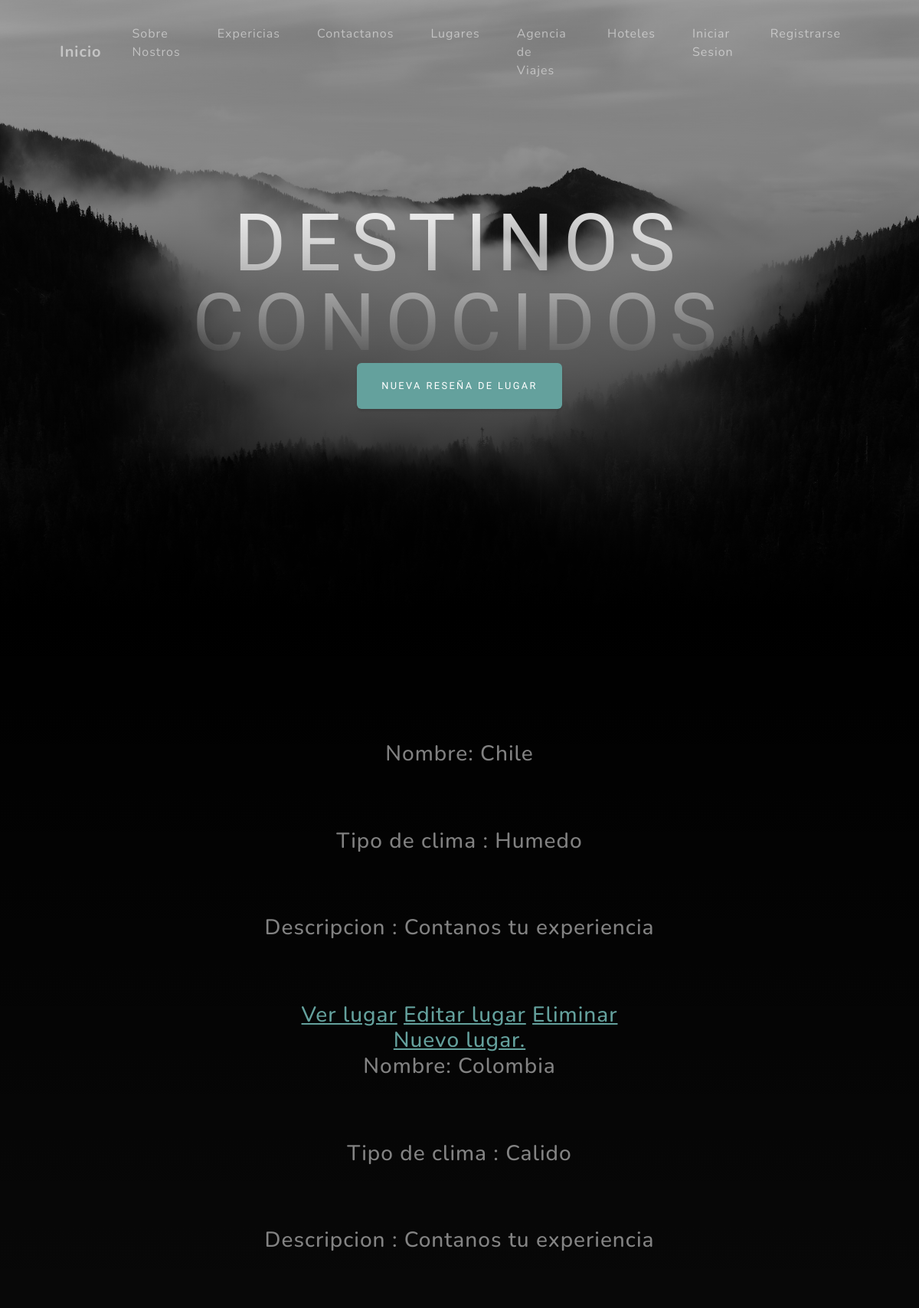
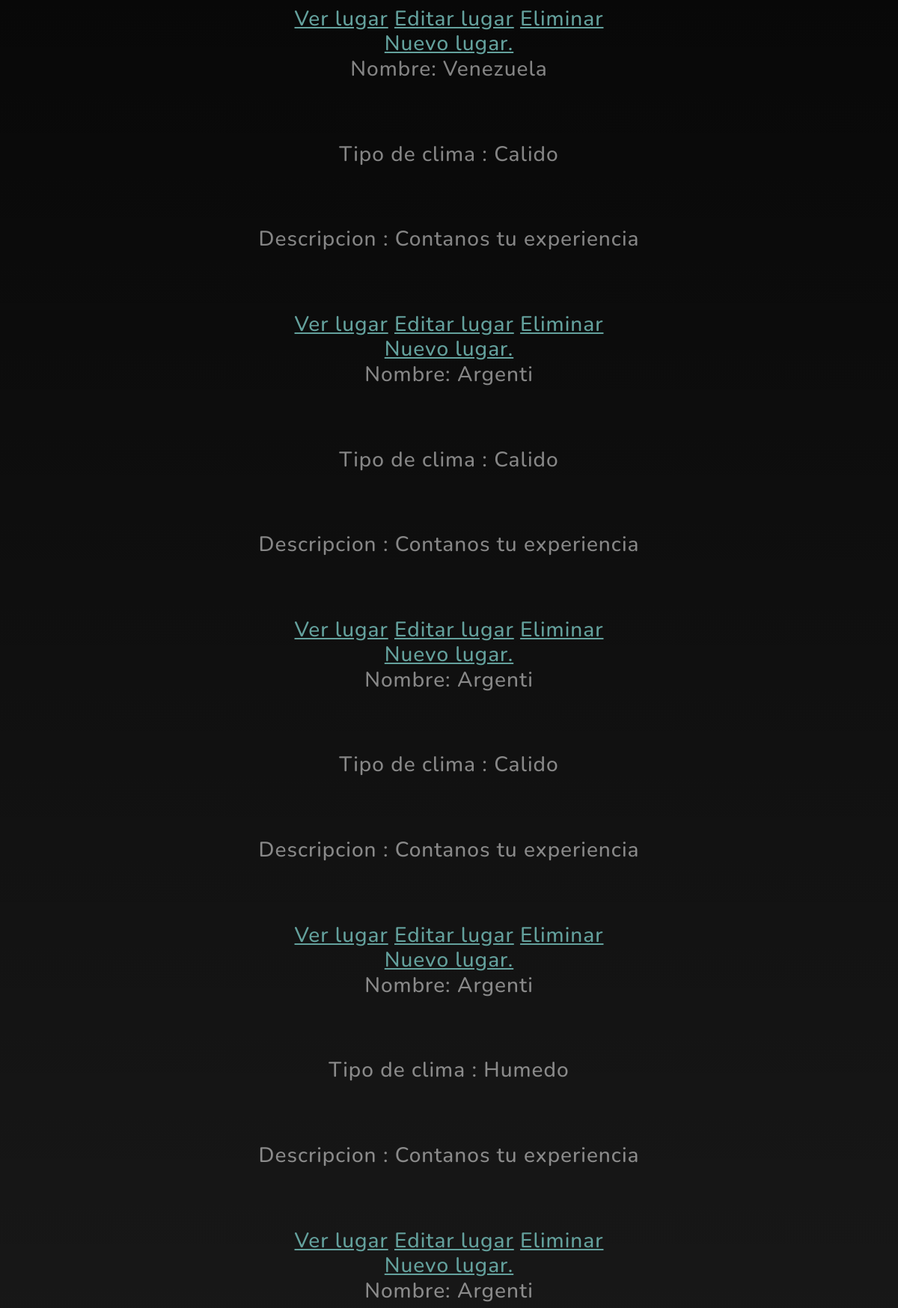
Page /AppTrip/lugares/lista/ (upper part) on the committed database (2 pictures, top to bottom).
### AppTrip/models.py (models this page shows)
class lugar(models.Model):
    destino = models.CharField(max_length=250)
    tipodeclima = models.CharField(max_length=250)
    reseña = models.TextField(default="Contanos tu experiencia")
    imagen = models.ImageField(upload_to='imagenes_lugares/', null=True, blank=True)

### AppTrip/views.py (the view)
# urls.py: path("lugares/lista/", Listalugar.as_view(), name="lugarLista"),
class Listalugar(ListView):
      model= lugar
      template_name="AppTrip/lugares/lugares_list.html"

### AppTrip/templates/AppTrip/lugares/lugares_list.html (shortened to what this page needs)
{% extends "AppTrip/padres/padrelugares.html" %}
{% load static %}
{% block titulo %}
Destinos Conocidos
{% endblock %}
{% block presentacion %}
{% for lugar in object_list %}
<p>Nombre: {{lugar.destino}} </p>
<p> Tipo de clima : {{lugar.tipodeclima}} </p>
<p> Descripcion : {{lugar.reseña}} </p>
    <a href="{% url 'lugarDetalle' lugar.id   %}" >Ver lugar</a>
    <a href="{% url 'lugarEditar' lugar.id   %}" >Editar lugar</a>
    <a href="{% url 'lugarBorrar'  lugar.id %}">Eliminar</a>
    <br>
    <a href="{% url 'lugarCrear'   %}">Nuevo lugar.</a>
{% endfor %}
{% endblock %}
{% block boton %}
<a class="btn btn-primary" href="{% url 'lugarCrear' %}">Nueva reseña de Lugar</a>
{% endblock %}

### rows in the picture
lugar: destino "Chile", tipodeclima "Humedo", reseña "Contanos tu experiencia"
lugar: destino "Colombia", tipodeclima "Calido", reseña "Contanos tu experiencia"
lugar: destino "Venezuela", tipodeclima "Calido", reseña "Contanos tu experiencia"
lugar: destino "Argenti", tipodeclima "Calido", reseña "Contanos tu experiencia"
lugar: destino "Argenti", tipodeclima "Calido", reseña "Contanos tu experiencia"
lugar: destino "Argenti", tipodeclima "Humedo", reseña "Contanos tu experiencia"
lugar: destino "Argenti"
